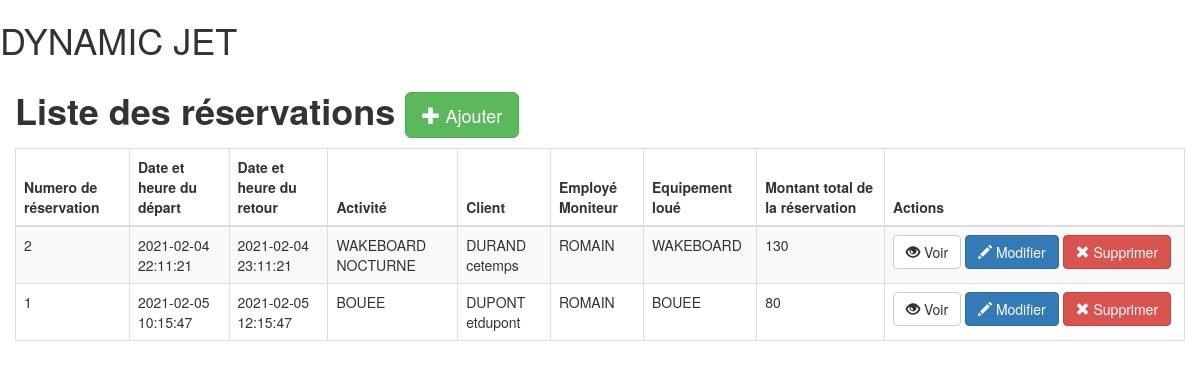
/reservations/index.php, run on the app's committed database.
### tables this page shows
CREATE TABLE IF NOT EXISTS `reservations` (
  `id_reza` int(11) NOT NULL AUTO_INCREMENT,
  `date_deb_reza` datetime NOT NULL,
  `date_fin_reza` datetime NOT NULL,
  `activite` varchar(100) NOT NULL,
  `client` int(11) NOT NULL,
  `employe` int(11) DEFAULT NULL,
  `equipement` int(11) NOT NULL,
  `tarif_reza` int(11) NOT NULL,
  PRIMARY KEY (`id_reza`),
  KEY `fk_idclient_clients` (`client`),
  KEY `fk_idequipement_equipements` (`equipement`),
  KEY `fk_idemploye_employes` (`employe`),
  KEY `fk_idtariflocation_tariflocation` (`tarif_reza`)
);

CREATE TABLE IF NOT EXISTS `clients` (
  `id_client` int(11) NOT NULL AUTO_INCREMENT,
  `nom` varchar(100) NOT NULL,
  `prenom` varchar(100) NOT NULL,
  `adresse` varchar(255) NOT NULL,
  `telephone` int(15) NOT NULL,
  `datenaissance` date NOT NULL,
  `numpermiscotier` varchar(100) NOT NULL,
  PRIMARY KEY (`id_client`)
);

CREATE TABLE IF NOT EXISTS `employes` (
  `id_employe` int(11) NOT NULL,
  `nom_employe` varchar(150) NOT NULL,
  `dateembauche_employe` date NOT NULL,
  `datevisitemedicale_employe` date DEFAULT NULL,
  `typecontrat_employe` varchar(50) NOT NULL,
  `permiscotier_employe` int(100) DEFAULT NULL,
  `poste_employe` varchar(100) NOT NULL,
  PRIMARY KEY (`id_employe`)
);

CREATE TABLE IF NOT EXISTS `equipements` (
  `id` int(11) NOT NULL AUTO_INCREMENT,
  `nom` varchar(255) NOT NULL,
  `description` varchar(255) NOT NULL,
  `puissance` float NOT NULL,
  `etat` varchar(30) NOT NULL,
  `image` varchar(255) DEFAULT NULL,
  PRIMARY KEY (`id`)
);

CREATE TABLE IF NOT EXISTS `tariflocation` (
  `id_tarif` int(11) NOT NULL AUTO_INCREMENT,
  `tarifloc` int(11) NOT NULL,
  `equipement` int(11) NOT NULL,
  `duree` int(11) NOT NULL,
  PRIMARY KEY (`id_tarif`),
  KEY `fk_id_equipement_equipements` (`equipement`),
  KEY `fk_id_dureelocation_dureelocation` (`duree`)
);

### reservations/index.php (the view, shortened to what this page needs)
<!DOCTYPE html>
<html>
    <head>
        <link rel="stylesheet" href="https://maxcdn.bootstrapcdn.com/bootstrap/3.3.6/css/bootstrap.min.css">
        <link rel="stylesheet" href="">
    </head>
    <body>
        <h1 class="text-logo"> DYNAMIC JET</h1>
        <div class="container admin">
          <div class="row">
              <h1><strong>Liste des réservations </strong><a href="insert.php" class="btn btn-success btn-lg"><span class="glyphicon glyphicon-plus"></span> Ajouter</a></h1>
              <table class="table table-striped table-bordered">
                <thead>
                  <tr>
                    <th>Numero de réservation</th>
                    <th>Date et heure du départ</th>
                    <th>Date et heure du retour</th>
                    <th>Activité</th>
                    <th>Client</th>
                    <th>Employé Moniteur</th>
                    <th>Equipement loué</th>
                    <th>Montant total de la réservation</th>
                    <th>Actions</th>
                  </tr>
                </thead>
                <tbody>
                    <?php
                      $db = Database::connect();
                      $statement = $db->query
                      ('SELECT id_reza, date_deb_reza, date_fin_reza, activite, clients.nom AS nom_client, clients.prenom, employes.nom_employe, equipements.nom AS nom_equipement, tariflocation.tarifloc
                      FROM reservations
                      INNER JOIN clients ON clients.id_client = reservations.client
                      INNER JOIN employes ON employes.id_employe = reservations.employe
                      INNER JOIN equipements ON equipements.id = reservations.equipement
                      INNER JOIN tariflocation ON tariflocation.id_tarif = reservations.tarif_reza
                      ORDER BY id_reza DESC');
                      while($reservation = $statement->fetch())
                      {
                          echo '<tr>';
                          echo '<td>'. $reservation['id_reza'] . '</td>';
                          echo '<td>'. $reservation['date_deb_reza'] . '</td>';
                          echo '<td>'. $reservation['date_fin_reza'] . '</td>';
                          echo '<td>'. $reservation['activite'] . '</td>';
                          echo '<td>'. $reservation['nom_client'] .' '.$reservation['prenom'] . '</td>';
                          echo '<td>'. $reservation['nom_employe'] . '</td>';
                          echo '<td>'. $reservation['nom_equipement'] . '</td>';
                          echo '<td>'. $reservation['tarifloc'] . '</td>';
                          echo '<td width=300>';
                          echo '<a class="btn btn-default" href="view.php?id='.$reservation['id_reza'].'"><span class="glyphicon glyphicon-eye-open"></span> Voir</a>';
                          echo '<a class="btn btn-primary" href="update.php?id='.$reservation['id_reza'].'"><span class="glyphicon glyphicon-pencil"></span> Modifier</a>';
                          echo '<a class="btn btn-danger" href="delete.php?id='.$reservation['id_reza'].'"><span class="glyphicon glyphicon-remove"></span> Supprimer</a>';
                          echo '</td>';
                          echo '</tr>';
                       }
                    ?>
                </tbody>
              </table>
          </div>
      </div>
  </body>
</html>

### data on the page
reservations: id_reza "2", date_deb_reza "2021-02-04 22:11:21", date_fin_reza "2021-02-04 23:11:21", activite "WAKEBOARD NOCTURNE", client.nom "DURAND", client.prenom "cetemps", employe.nom_employe "ROMAIN", equipement.nom "WAKEBOARD", tarif_reza.tarifloc "130"
reservations: id_reza "1", date_deb_reza "2021-02-05 10:15:47", date_fin_reza "2021-02-05 12:15:47", activite "BOUEE", client.nom "DUPONT", client.prenom "etdupont", employe.nom_employe "ROMAIN", equipement.nom "BOUEE", tarif_reza.tarifloc "80"
